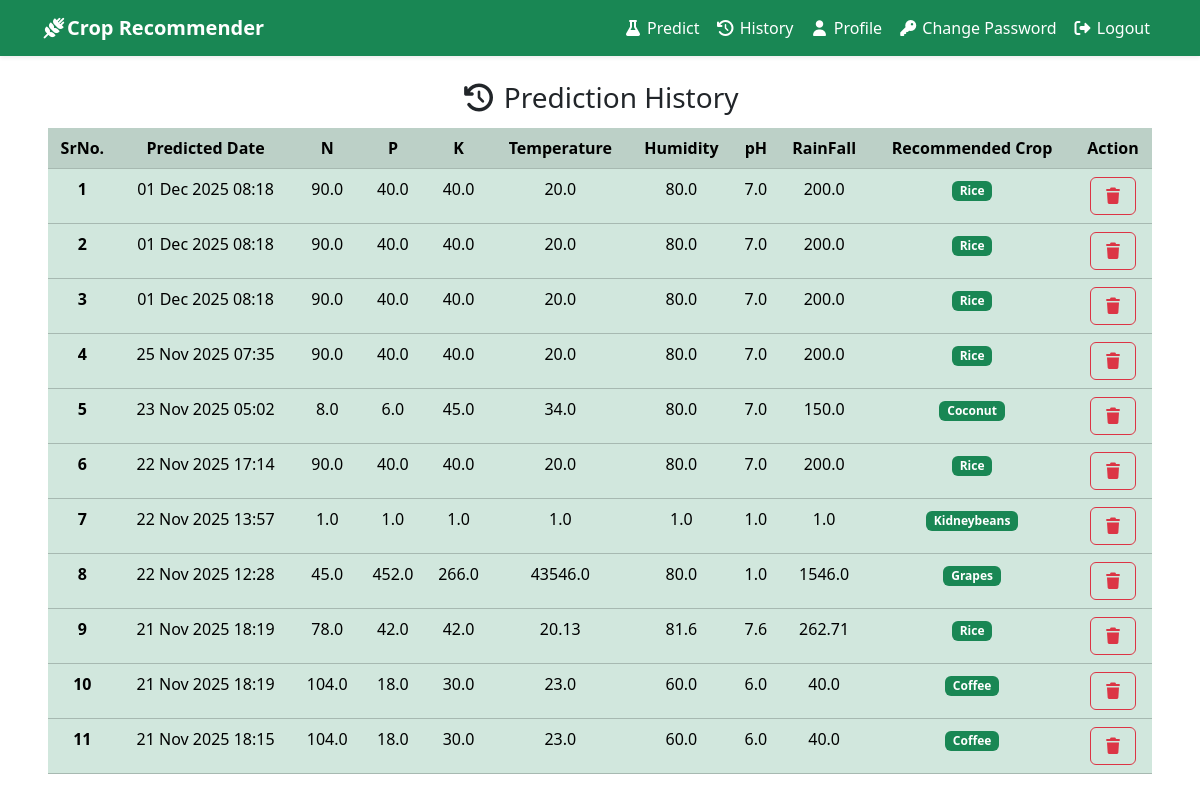
The page /user_history/ (signed in) on the database as committed earlier.
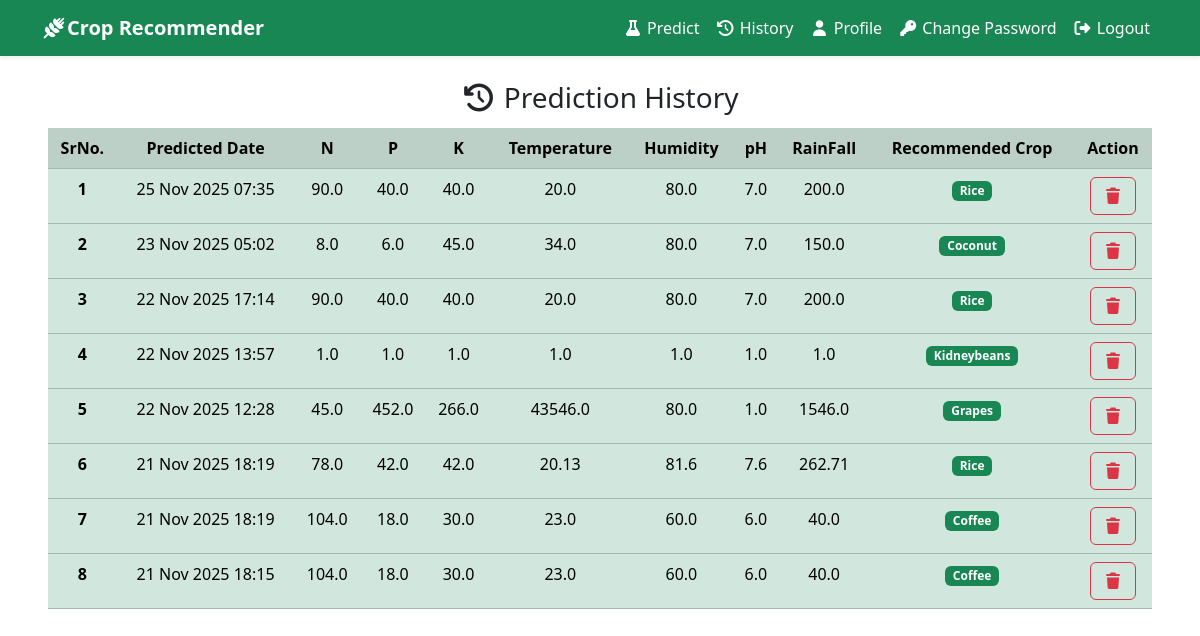
The same page on the database as committed later.
### recommender/models.py (models this page shows, shortened)
class Prediction(models.Model):
    user = models.ForeignKey(User,on_delete=models.CASCADE,related_name='predictions')
    N = models.FloatField()
    P = models.FloatField()
    K = models.FloatField()
    temperature = models.FloatField()
    humidity = models.FloatField()
    ph = models.FloatField()
    rainfall = models.FloatField()
    predicted_label = models.CharField(max_length=100)
    created_at = models.DateTimeField(auto_now_add = True)
    class Meta:
        ordering = ['-created_at']

### recommender/views.py (the view)
# urls.py: path('user_history/',UserHistoryView,name="user_history"),
@login_required
def UserHistoryView(request):
    predictions = Prediction.objects.filter(user=request.user)
    return render(request,"history.html",locals())

### recommender/templates/history.html
{% extends 'base.html' %}
{% block content %}
<div class="text-center mx-4 ">
    <h3> <i class="fa-solid mb-2 mt-1 fa-clock-rotate-left"></i> Prediction History</h3>
    <div class="table-responsive">
        <table class="table table-success  table-hover">
            <thead>
                <tr class="table-active">
                    <th scope="col">SrNo.</th>
                    <th scope="col">Predicted Date</th>
                    <th scope="col">N</th>
                    <th scope="col">P</th>
                    <th scope="col">K</th>
                    <th scope="col">Temperature</th>
                    <th scope="col">Humidity</th>
                    <th scope="col">pH</th>
                    <th scope="col">RainFall</th>
                    <th scope="col">Recommended Crop</th>
                    <th scope="col">Action</th>
                </tr>
            </thead>
            <tbody>
                {% for p in predictions %}
                <tr>
                    <th>{{forloop.counter}}</th>
                    <td>{{p.created_at|date:"d M Y H:i"}}</td>
                    <td>{{p.N}}</td>
                    <td>{{p.P}}</td>
                    <td>{{p.K}}</td>
                    <td>{{p.temperature}}</td>
                    <td>{{p.humidity}}</td>
                    <td>{{p.ph}}</td>
                    <td>{{p.rainfall}}</td>
                    <td><span class="badge bg-success">{{p.predicted_label|title}}</span></td>
                    <td><a href="{% url 'user_delete_pred' p.id %}" class="btn btn-outline-danger"
                            onclick="return confirm('Delete this entry? This cannot be undone')"><i
                                class="fa-solid fa-trash"></i></a>
                    </td>
                </tr>
                {% endfor %}
            </tbody>
        </table>
    </div>
</div>
{% endblock %}

### recommender/templates/base.html (shortened to what this page needs)
<!DOCTYPE html>
<html lang="en">
<head>
    <link rel="stylesheet" href="https://cdnjs.cloudflare.com/ajax/libs/font-awesome/7.0.1/css/all.min.css"
 />
    <link href="https://cdn.jsdelivr.net/npm/bootstrap@5.3.8/dist/css/bootstrap.min.css" rel="stylesheet"
>
    <link rel="stylesheet" href="/static/css/style.css" />
</head>
<body>
    <nav class="navbar navbar-expand-lg navbar-dark bg-success shadow-sm">
        <div class="container">
            <a class="navbar-brand fw-bold" href="{% url 'home_page' %}"><i class="fa-solid fa-wheat-awn"></i>Crop
                Recommender</a>
            <div class="collapse navbar-collapse" id="navbarSupportedContent">
                <ul class="navbar-nav ms-auto">
                    {% if user.is_authenticated and not user.is_staff %}
                    <li class="nav-item">
                        <a class="nav-link active" aria-current="page" href="{% url 'predict' %}"><i
                                class="fa-solid fa-flask"></i>
                            Predict</a>
                    </li>
                    <li class="nav-item">
                        <a class="nav-link active" aria-current="page" href="{% url 'user_history' %}"><i
                                class="fa-solid fa-clock-rotate-left"></i> History</a>
                    </li>
                    <li class="nav-item">
                        <a class="nav-link active" aria-current="page" href="{% url 'user_profile' %}"><i
                                class="fa-solid fa-user"></i>
                            Profile</a>
                    </li>
                    <li class="nav-item">
                        <a class="nav-link active" aria-current="page" href="{% url 'change_pass' %}"><i class="fa-solid fa-key"></i> Change
                            Password</a>
                    </li>
                    <li class="nav-item">
                        <a class="nav-link active" aria-current="page" href="{% url 'logout' %}"><i
                                class="fa-solid fa-right-from-bracket"></i> Logout</a>
                    </li>
                    {% endif %}
                </ul>
            </div>
        </div>
    </nav>
    <main class=" m-3 p-2 ">
        {% block content %}
        {% endblock %}
    </main>
    </body>
    </html>

Rows that differ between the two databases and show on the page:
removed Prediction: created_at "01 Dec 2025 08:18", N "90.0", P "40.0", K "40.0", temperature "20.0", humidity "80.0", ph "7.0", rainfall "200.0", predicted_label "Rice"
removed Prediction: created_at "01 Dec 2025 08:18", N "90.0", P "40.0", K "40.0", temperature "20.0", humidity "80.0", ph "7.0", rainfall "200.0", predicted_label "Rice"
removed Prediction: created_at "01 Dec 2025 08:18", N "90.0", P "40.0", K "40.0", temperature "20.0", humidity "80.0", ph "7.0", rainfall "200.0", predicted_label "Rice"
